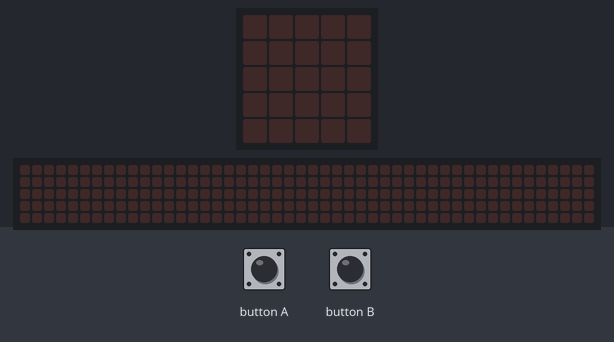
Bench run of a program on a simulated BBC micro:bit (MakeCode). On the bench: the board's 5×5 LED display, a strip that is not on the board, showing the scrolling text unrolled. The test bench sets the inputs (shaded band). Random numbers come from a fixed seed; the 48×5 strip is a reading aid, not a part: it shows the text the display is scrolling, unrolled, one strip-width of it at a time.

Above: at 1.2 s.
1.3 s: button A pressed for 0.15 s
At 5.1 s:
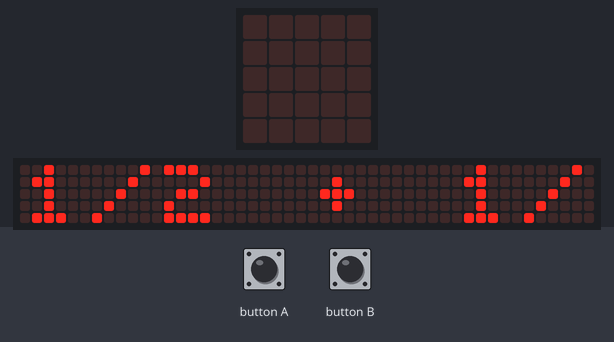
At 10.6 s:
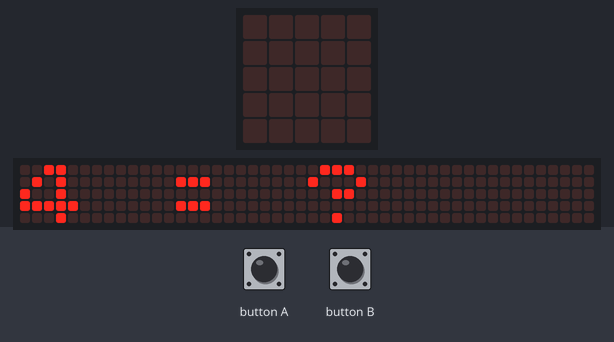
Timing chart, 0 to 12.1 s (numbered marks = the images above; inputs shaded):
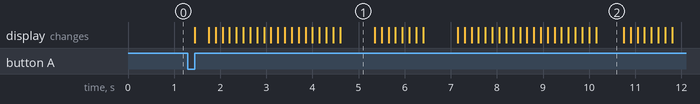

The program:

fracciones.py
```python
fractionQuestion = 0

def on_button_pressed_a():
    global fractionQuestion
    fractionQuestion = Math.random_range(1, 3)
    if fractionQuestion == 1:
        basic.show_string("1/2 + 1/4 = ?")
    elif fractionQuestion == 2:
        basic.show_string("2/3 - 1/3 = ?")
    elif fractionQuestion == 3:
        basic.show_string("3/4 * 1/2 = ?")
input.on_button_pressed(Button.A, on_button_pressed_a)

def on_button_pressed_b():
    if fractionQuestion == 1:
        basic.show_number(1 / 2 + 1 / 4)
    elif fractionQuestion == 2:
        basic.show_number(2 / 3 - 1 / 3)
    elif fractionQuestion == 3:
        basic.show_number(3 / 4 * 1 / 2)
input.on_button_pressed(Button.B, on_button_pressed_b)
```

Measured:
- after the input at 1.3 s, the display: changes after 0.15 s (image 1)
- what the display in image 1 shows lasts 0.8 s, from 4.6 s to 5.4 s
- what the display in image 2 shows lasts 0.6 s, from 10.2 s to 10.8 s
